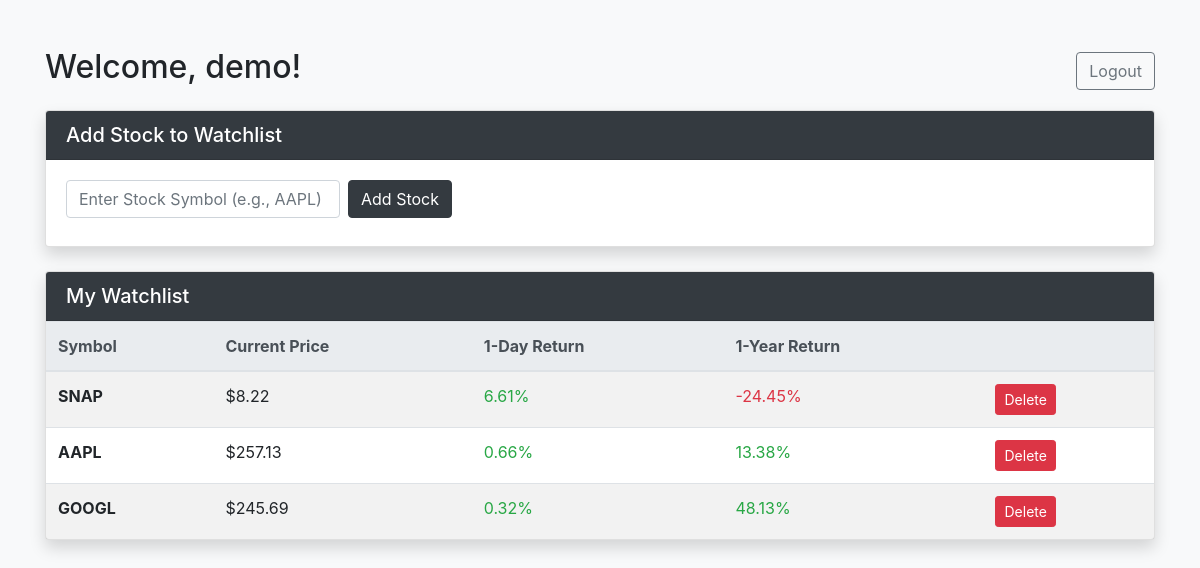
The page /dashboard (signed in) on the database its author committed.
### project/models.py (models this page shows)
class User(db.Model, UserMixin):
    id = db.Column(db.Integer, primary_key=True)
    username = db.Column(db.String(20), nullable=False, unique=True)
    password = db.Column(db.String(80), nullable=False)
    watchlist = db.relationship('Watchlist', backref='owner', lazy='dynamic')

class Watchlist(db.Model):
    id = db.Column(db.Integer, primary_key=True)
    user_id = db.Column(db.Integer, db.ForeignKey('user.id'), nullable=False)
    symbol = db.Column(db.String(10), nullable=False)
    date_retrieved = db.Column(db.DateTime, nullable=True)
    price_today = db.Column(db.Float)
    price_yesterday = db.Column(db.Float)
    price_year_ago = db.Column(db.Float)

### project/routes.py (the view, shortened to what this page needs)
@bp.route('/dashboard', methods=['GET', 'POST'])
@login_required
def dashboard():
    error = None
    update_stock_prices(current_user)
    user_watchlist = current_user.watchlist.all()
    return render_template("dashboard.html", watchlist=user_watchlist, error=error)

### project/__init__.py (called while the page is built)
def create_app():
    app = Flask(
        __name__,
        instance_relative_config=True,
        template_folder=TEMPLATE_DIR
    )
    app.config['SECRET_KEY'] = os.getenv("SECRET_KEY")
    app.config['SQLALCHEMY_DATABASE_URI'] = f"sqlite:///{os.path.join(app.instance_path, 'database.db')}"
    try:
        os.makedirs(app.instance_path)
    except OSError:
        pass
    db.init_app(app)
    bcrypt.init_app(app)
    login_manager.init_app(app)
    from . import models
    from . import routes
    app.register_blueprint(routes.bp)
    @login_manager.user_loader
    def load_user(user_id):
        return models.User.query.get(int(user_id))
    return app

### project/helpers.py (called while the page is built, shortened)
def update_stock_prices(user):
    today = dt.now().date()
    stocks_to_update = [stock for stock in user.watchlist if stock.date_retrieved.date() != today]
    if stocks_to_update:
        db.session.commit()

### project/templates/dashboard.html (shortened to what this page needs)
{% extends "index.html" %}
{% block content %}
<div class="container mt-5">
    <div class="row justify-content-between align-items-center mb-3">
        <div class="col">
            <h2>Welcome, {{ current_user.username }}!</h2>
        </div>
        <div class="col text-right">
            <a href="{{ url_for('routes.logout') }}" class="btn btn-outline-secondary">Logout</a>
        </div>
    </div>
    <div class="card shadow mb-4">
        <div class="card-header bg-dark text-white">
            <h5 class="mb-0">Add Stock to Watchlist</h5>
        </div>
        <div class="card-body">
            <form method="POST" action="{{ url_for('routes.dashboard') }}" class="form-inline">
                <div class="form-group mr-2 mb-2">
                    <input type="text" name="symbol" class="form-control" placeholder="Enter Stock Symbol (e.g., AAPL)" required>
                </div>
                <button type="submit" class="btn btn-dark btn-toggle-outline mb-2">Add Stock</button>
            </form>
        </div>
    </div>
    <div class="card shadow">
        <div class="card-header bg-dark text-white">
            <h5 class="mb-0">My Watchlist</h5>
        </div>
        <div class="card-body p-0">
            {% if watchlist %}
                <div class="table-responsive">
                    <table class="table table-striped mb-0">
                        <thead class="thead-light">
                            <tr>
                                <th>Symbol</th>
                                <th>Current Price</th>
                                <th>1-Day Return</th>
                                <th>1-Year Return</th>
                                <th></th>
                            </tr>
                        </thead>
                        <tbody>
                            {% for stock in watchlist %}
                                <tr>
                                    <td><strong>{{ stock.symbol }}</strong></td>
                                    <td>${{ "%.2f"|format(stock.price_today) }}</td>
                                    {% set daily_return = ((stock.price_today / stock.price_yesterday - 1) * 100) %}
                                    <td class="{{ 'text-success' if daily_return >= 0 else 'text-danger' }}">
                                        {{ "%.2f"|format(daily_return) }}%
                                    </td>
                                    {% set yearly_return = ((stock.price_today / stock.price_year_ago - 1) * 100) %}
                                    <td class="{{ 'text-success' if yearly_return >= 0 else 'text-danger' }}">
                                        {{ "%.2f"|format(yearly_return) }}%
                                    </td>
                                    <td>
                                        <form method="POST" action="{{ url_for('routes.dashboard') }}" class="d-inline">
                                            <button type="submit" class="btn btn-danger btn-sm">Delete</button>
                                        </form>
                                    </td>
                                </tr>
                            {% endfor %}
                        </tbody>
                    </table>
                </div>
            {% else %}
                <div class="p-3">
                    <p class="mb-0 text-muted">Your watchlist is empty. Add a stock to get started!</p>
                </div>
            {% endif %}
        </div>
    </div>
</div>
{% endblock %}

### project/templates/index.html (shortened to what this page needs)
<!DOCTYPE html>
<html lang="en">
<head>
    <link rel="stylesheet" href="https://cdn.jsdelivr.net/npm/bootstrap@4.3.1/dist/css/bootstrap.min.css">
</head>
<body class="bg-light">
    {% block content %}{% endblock %}
</body>
</html>

### project/templates/index.html (style rules this page uses)
.btn-toggle-outline { transition: all 0.3s ease; }

### rows shown on the page
User: username "demo"
Watchlist: symbol "SNAP", price_today "8.22", daily_return "6.61", yearly_return "-24.45"
Watchlist: symbol "AAPL", price_today "257.13", daily_return "0.66", yearly_return "13.38"
Watchlist: symbol "GOOGL", price_today "245.69", daily_return "0.32", yearly_return "48.13"
